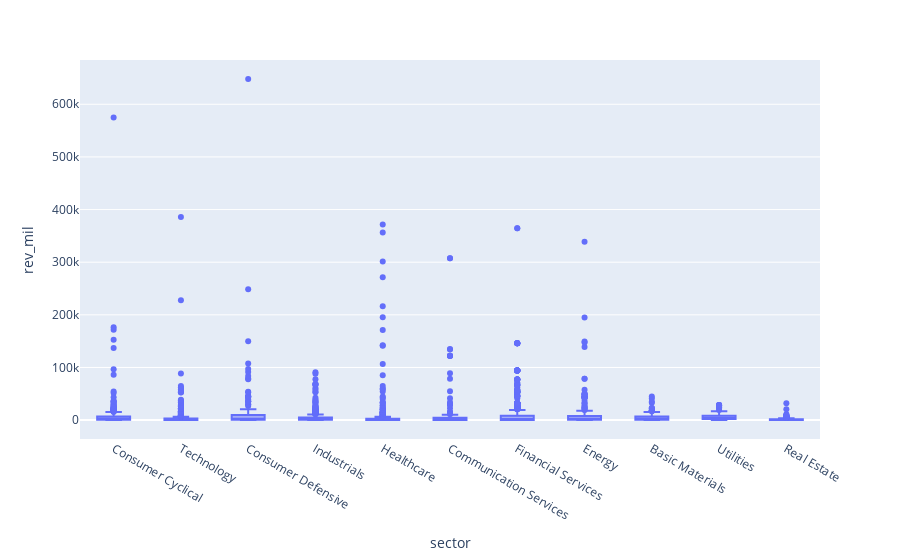

Notebook code cell kept with this figure:
### Code cell
fig = px.box(bigger_than_1bil, x="sector", y="rev_mil")
fig.show()

### Figure 1 — Plotly figure (JSON) as saved in the notebook; plotly's stock layout.template omitted (floating-point values rounded to 4 significant figures; data arrays with more than 128 entries replaced by an {"elided": "..."} marker saying what was removed)
{"data": [{"alignmentgroup": "True", "hovertemplate": "sector=%{x}<br>rev_mil=%{y}<extra></extra>", "legendgroup": "", "marker": {"color": "#636efa"}, "name": "", "notched": false, "offsetgroup": "", "orientation": "v", "showlegend": false, "type": "box", "x": {"elided": "3521 str values"}, "x0": " ", "xaxis": "x", "y": {"elided": "3521 float values"}, "y0": " ", "yaxis": "y"}], "layout": {"boxmode": "group", "legend": {"tracegroupgap": 0}, "margin": {"t": 60}, "xaxis": {"anchor": "y", "domain": [0, 1], "title": {"text": "sector"}}, "yaxis": {"anchor": "x", "domain": [0, 1], "title": {"text": "rev_mil"}}}}
